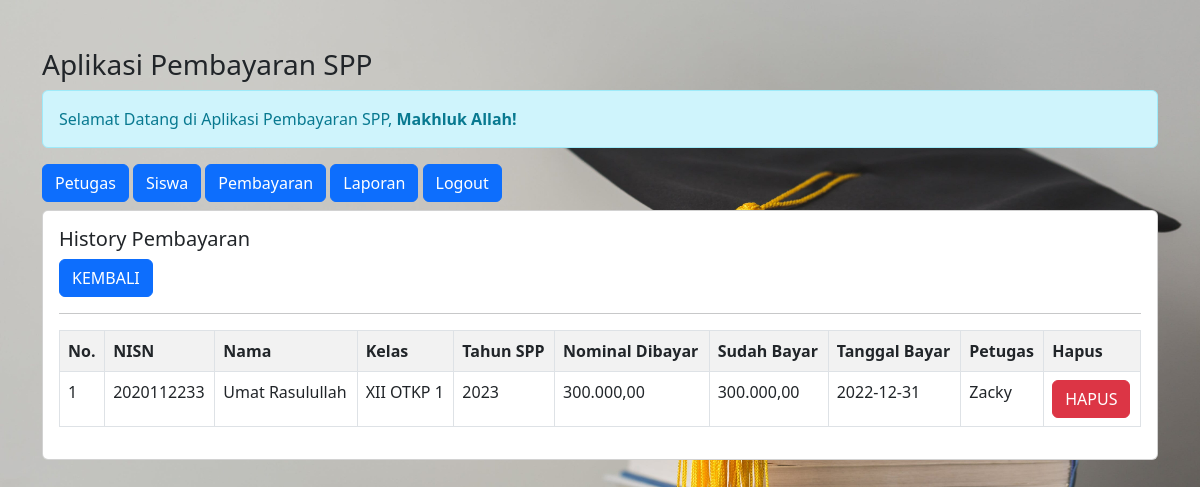
Page /petugas/petugas.php?url=history-pembayaran&nisn=2020112233 (signed in) on the committed database.
### tables this page shows
CREATE TABLE `pembayaran` (
  `id_pembayaran` int(11) NOT NULL,
  `id_petugas` int(11) NOT NULL,
  `nisn` varchar(10) NOT NULL,
  `tgl_bayar` date NOT NULL,
  `bulan_dibayar` varchar(8) NOT NULL,
  `tahun_dibayar` varchar(4) NOT NULL,
  `id_spp` int(11) NOT NULL,
  `jumlah_bayar` int(11) NOT NULL
);

CREATE TABLE `siswa` (
  `nisn` char(10) NOT NULL,
  `nis` char(8) NOT NULL,
  `nama` varchar(35) NOT NULL,
  `id_kelas` int(11) NOT NULL,
  `alamat` text NOT NULL,
  `no_telp` varchar(13) NOT NULL,
  `id_spp` int(11) NOT NULL
);

CREATE TABLE `kelas` (
  `id_kelas` int(11) NOT NULL,
  `nama_kelas` varchar(15) NOT NULL,
  `kompetensi_keahlian` varchar(50) NOT NULL
);

CREATE TABLE `spp` (
  `id_spp` int(11) NOT NULL,
  `tahun` int(11) NOT NULL,
  `nominal` int(11) NOT NULL
);

CREATE TABLE `petugas` (
  `id_petugas` int(11) NOT NULL,
  `username` varchar(25) NOT NULL,
  `password` varchar(32) NOT NULL,
  `nama_petugas` varchar(35) NOT NULL,
  `level` enum('admin','petugas') NOT NULL
);

### petugas/history-pembayaran.php (the view)
<?php
$nisn = $_GET['nisn'];
?>
<h5>History Pembayaran</h5>
<a href="?url=pembayaran" class="btn btn-primary"> KEMBALI </a>
<hr>
<table class="table table-striped table-bordered">
    <tr class="fw-bold">
        <td>No.</td>
        <td>NISN</td>
        <td>Nama</td>
        <td>Kelas</td>
        <td>Tahun SPP</td>
        <td>Nominal Dibayar</td>
        <td>Sudah Bayar</td>
        <td>Tanggal Bayar</td>
        <td>Petugas</td>
        <td>Hapus</td>
    </tr>
    <?php
    include '../koneksi.php';
    $no = 1;
    $sql = "SELECT * FROM pembayaran,siswa,kelas,spp,petugas WHERE pembayaran.nisn=siswa.nisn AND siswa.id_kelas=kelas.id_kelas AND pembayaran.id_spp=spp.id_spp AND pembayaran.id_petugas=petugas.id_petugas AND pembayaran.nisn='$nisn' ORDER BY tgl_bayar DESC";
    $query = mysqli_query($koneksi, $sql);
    foreach($query as $data){
        ?>
        <tr>
            <td><?= $no++; ?></td>
            <td><?= $data['nisn'] ?></td>
            <td><?= $data['nama'] ?></td>
            <td><?= $data['nama_kelas'] ?></td>
            <td><?= $data['tahun'] ?></td>
            <td><?= number_format($data['nominal'],2,',','.') ?></td>
            <td><?= number_format($data['jumlah_bayar'],2,',','.') ?></td>
            <td><?= $data['tgl_bayar'] ?></td>
            <td><?= $data['nama_petugas'] ?></td>
            <td>
            <a href="?url=hapus-pembayaran&id_pembayaran=<?= $data['id_pembayaran'] ?>" class='btn btn-danger'>HAPUS</a>
            </td>
        </tr>
    <?php } ?>
</table>

### petugas/petugas.php (style rules this page uses)
body { background-image: url(../img/bg.jpg); background-size: 100%; }

### rows in the picture
pembayaran: nisn.nisn "2020112233", nisn.nama "Umat Rasulullah", kelas.nama_kelas "XII OTKP 1", id_spp.tahun "2023", id_spp.nominal "300.000,00", jumlah_bayar "300.000,00", tgl_bayar "2022-12-31", id_petugas.nama_petugas "Zacky"

### other values in the picture
$_SESSION['nama_petugas'] "Makhluk Allah"
